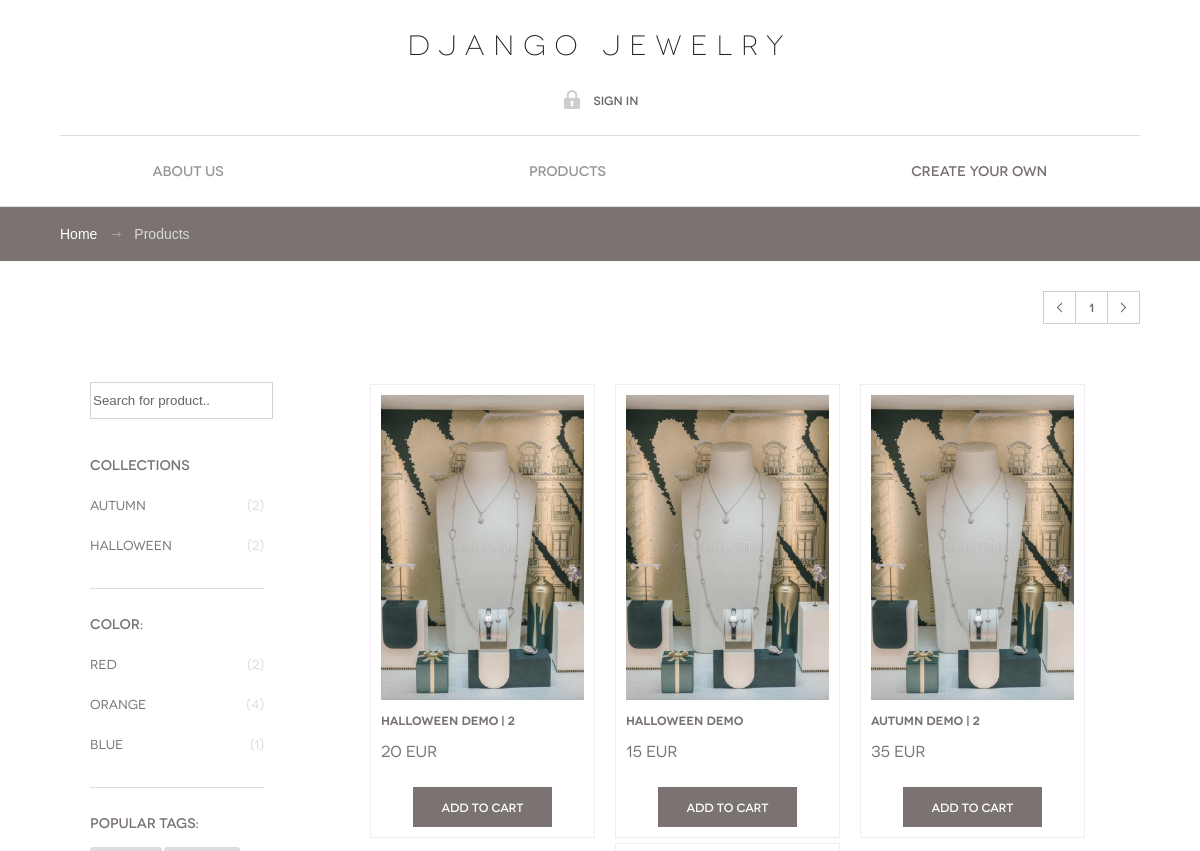
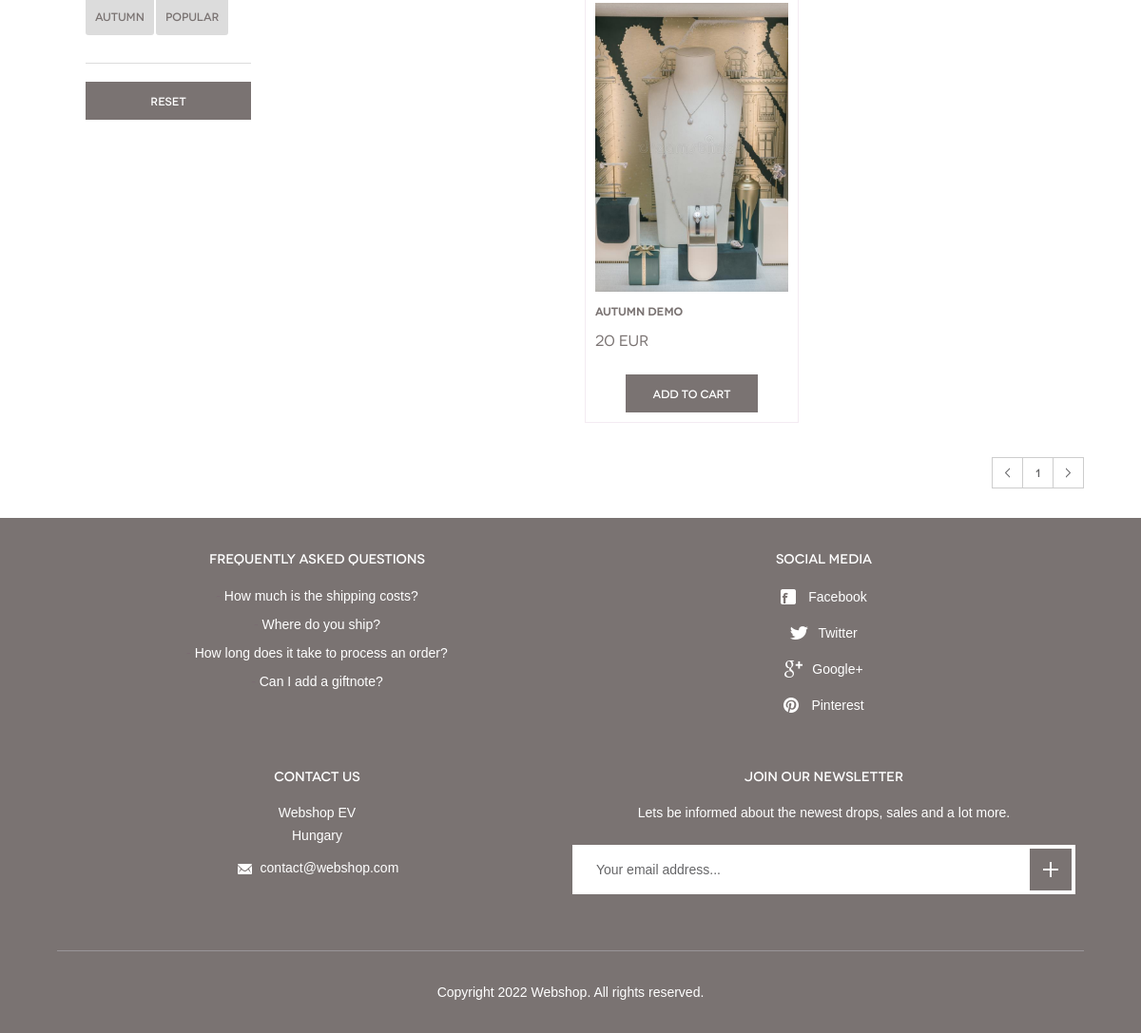
The page /products/1/ on the database its author committed (2 pictures, top to bottom).
### home/models.py (models this page shows, shortened)
class Topic(models.Model):
    name = models.CharField(max_length=200)

class Color(models.Model):
    name = models.CharField(max_length=200)

class Tag(models.Model):
    name = models.CharField(max_length=200)

class Jewelry(models.Model):
    views = models.IntegerField(default=0)
    id = models.UUIDField(primary_key=True, default=uuid.uuid4, editable= False)
    topics = models.ForeignKey(Topic, on_delete=models.SET_NULL, null=True)
    color = models.ManyToManyField(Color)
    tag = models.ManyToManyField(Tag)
    name = models.CharField(max_length=80)
    description = models.TextField(null=True, blank=True)
    imagemain = models.ImageField(upload_to="Jewelry_banners/", default="static/images/icons/user.svg", blank=False)
    image2 = models.ImageField(upload_to="Jewelry_banners/", default="static/images/icons/user.svg", blank=True)
    image3 = models.ImageField(upload_to="Jewelry_banners", default="static/images/icons/user.svg", blank=True)
    image4 = models.ImageField(upload_to="Jewelry_banners", default="static/images/icons/user.svg", blank=True)
    image5 = models.ImageField(upload_to="Jewelry_banners", default="static/images/icons/user.svg", blank=True)
    image6 = models.ImageField(upload_to="Jewelry_banners", default="static/images/icons/user.svg", blank=True)
    price = models.IntegerField(default=0)
    newcoming = models.BooleanField(default=True)
    updated = models.DateTimeField(auto_now=True)
    created = models.DateField(auto_now_add=True)
    class Meta:
        ordering = ['-updated', '-created']

### home/views.py (the view)
# urls.py: path('products/<str:pk>/', views.products, name="products"),
def products(request, pk):
    page_down = (int(pk) - 1) * 12
    page_up = int(pk) * 12
    q = request.GET.get('q')
    c = request.GET.get('c')
    h = request.GET.get('h')
    products_all = Jewelry.objects.all()
    if q != None:
        products = products_all.filter(Q(topics__name__icontains=q) | Q(name__icontains=q) | Q(description__icontains=q)).order_by('-updated')[page_down:page_up]
    elif c != None:
        products = products_all.filter(Q(color__name__icontains=c)).order_by('-updated')[page_down:page_up]
    elif h != None:
        products = products_all.filter(Q(tag__name__icontains=h)).order_by('-updated')[page_down:page_up]
    else:
        products = products_all.order_by('-updated')[page_down:page_up]
    product_count = products.count()
    topics = []
    colors = []
    tags = Tag.objects.all()
    for topic in Topic.objects.all():
        topics.append({"name":topic.name, "number": Jewelry.objects.filter(topics=topic).count()},)
    for color in Color.objects.all():
        colors.append({"name":color.name, "number": Jewelry.objects.filter(color=color).count()},)
    pages = math.ceil(product_count / 12)
    context = {'products': products, 'topics' : topics, 'product_count' : product_count, 'pages':pages, 'colors':colors, 'tags':tags}
    return render(request, 'home/products.html', context)

### home/templates/home/products.html (shortened to what this page needs)
{% extends 'main.html' %}
{% block content %}
	<div id="breadcrumbs">
		<div class="container content-container">
			<ul>
				<li><a href="{% url 'home' %}">Home</a></li>
				<li>Products</li>
			</ul>
		</div>
	</div>
	<div id="body">
		<div class="container content-container">
			{% if label != "New Coming"%}
			<div class="pagination">
				<ul>
					<li><a href="#"><span class="ico-prev"></span></a></li>
					{% with ''|center:pages as range %}
					{% for _ in range%}
						<li><a href="{% url 'products' forloop.counter %}">{{ forloop.counter }}</a></li>
					{% endfor %}
					{% endwith %}
					<li><a href="#"><span class="ico-next"></span></a></li>
				</ul>
			</div>
			{% endif %}
			<div class="products-wrap" >
				{% if label != "New Coming"%}
				<aside id="sidebar">
					<form method="GET" action="">
						<input type="text" name="q" placeholder="Search for product.."/>
					</form>
					<div class="widget">
						<h3>Collections</h3>
						<fieldset>
							{% for topic in topics %}
								<a href="?q={{topic.name}}"><h2>{{topic.name}}<span>({{ topic.number }})</span></h2></a>
							{% endfor %}
						</fieldset>
					</div>
					<div class="widget">
						<h3>Color:</h3>
						<fieldset>
							{% for color in colors %}
								<a href="?c={{color.name}}"><h2>{{color.name}}<span>({{ color.number }})</span></h2></a>
							{% endfor %}
						</fieldset>
					</div>
					<div class="widget widget-tags">
						<h3>Popular tags:</h3>
						<fieldset>
							{% for tag in tags %}
								<a href="?h={{tag.name}}"><label><h3>{{tag.name}}</h3></label></a>
							{% endfor %}
						</fieldset>
					</div>
					<div class="widget">
						<a href="{% url 'products' 1 %}"><button>Reset</button></a>
					</div>
				</aside>
				{% endif %}
				<div id="content">
					{% if label != "New Coming"%}
					<h2>We have {{product_count}} products</h2>
					{% endif %}
					<section class="products">
						{% for product in products %}
							<article>
								<a href="{% url 'product' product.id %}"><img src="/static/images/{{product.imagemain}}" alt=""></a>
								<h3><a href="product.html">{{product.name}}</a></h3>
								<h4><a href="product.html">{{product.price}} eur </a></h4>
								<a href="{% url 'addcart' product.id %}" class="btn-add">Add to cart</a>
							</article>
						{% endfor %}
					</section>
				</div>
			</div>
			{% if label != "New Coming"%}
			<div class="pagination">
				<ul>
					<li><a href="#"><span class="ico-prev"></span></a></li>
					{% with ''|center:pages as range %}
					{% for _ in range%}
						<li ><a href="{% url 'products' forloop.counter %}">{{ forloop.counter }}</a></li>
					{% endfor %}
					{% endwith %}
					<li><a href="#"><span class="ico-next"></span></a></li>
				</ul>
			</div>
			{% endif %}
		</div>
	</div>
{% endblock %}

### rows shown on the page
Topic: name "Autumn"
Topic: name "Halloween"
Color: name "Red"
Color: name "Orange"
Color: name "Blue"
Tag: name "Autumn"
Tag: name "Popular"
Jewelry: imagemain (picture), name "Halloween Demo | 2", price "20"
Jewelry: imagemain (picture), name "Halloween Demo", price "15"
Jewelry: imagemain (picture), name "Autumn Demo | 2", price "35"
Jewelry: imagemain (picture), name "Autumn Demo", price "20"

### other values the page prints
{{ topic.number }} "2" "2"
{{ color.number }} "2" "4" "1"
